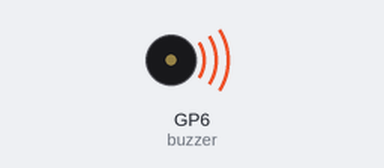
Recording of a program running on a simulated Raspberry Pi Pico running MicroPython. Parts: buzzer (waves = sounding).

Above: at 5.5 s.
At 11.5 s:
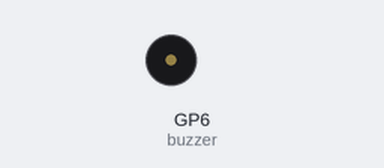
Timing chart, 0 to 15.6 s (numbered marks = the images above):
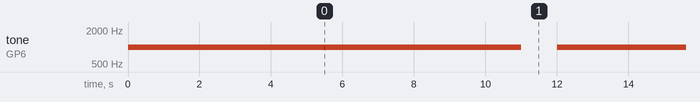

Measured:
- by itself, tone on GP6 (buzzer): alternates 1000 Hz for 11.0 s and silent for 1.0 s

The program:

buzzer_pwm.py
```python
import time                       # Importing the time class
from machine import Pin, PWM      # Import the Pin and PWM class from the machine module.

# pwd_f  = pwm0.freq()            # get current frequency
# pwm_dy = pwm0.duty_u16()        # get current duty cycle, range 0-65535
# pwm8.deinit()                   # turn off PWM on the pin

buzzer = PWM(Pin(6))              # create PWM object from a pin
buzzer.freq(1000)                 # set frequency

while True:                       # An infinite loop statement.
    for i in range(0, 65536):     # The loop executes the next two statements 65,536 times.
        time.sleep_us(50)         # Sleep for 50 microseconds
        buzzer.duty_u16(i)        # Set duty cycle of the PWM, 0 to 65535

    for i in range(0, 65536):     # The loop executes the next two statements 65,536 times.
        time.sleep_us(50)         # Sleep for 50 microseconds
        buzzer.duty_u16(65535-i)  # Set duty cycle of the PWM, 65535 to 0

    time.sleep_ms(1000)           # Sleep for 100 milliseconds
```
